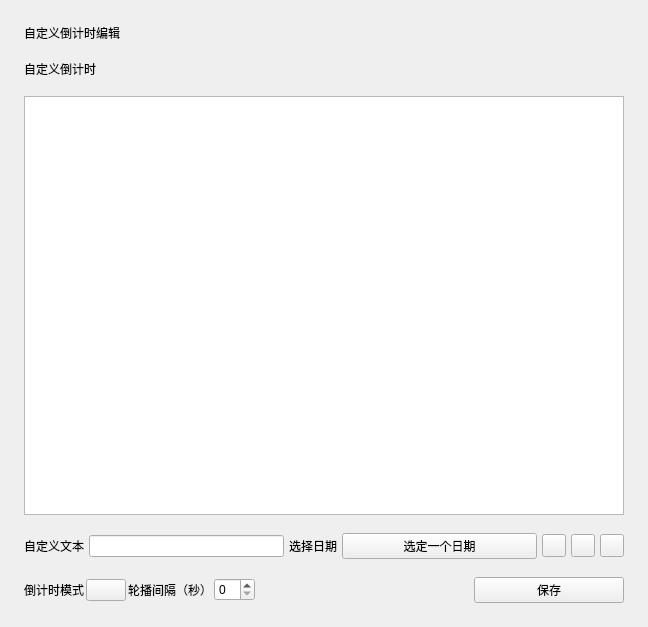
<?xml version="1.0" encoding="UTF-8"?>
<ui version="4.0">
 <class>Form</class>
 <widget class="QWidget" name="Form">
  <property name="geometry">
   <rect>
    <x>0</x>
    <y>0</y>
    <width>648</width>
    <height>627</height>
   </rect>
  </property>
  <property name="windowTitle">
   <string>Form</string>
  </property>
  <layout class="QVBoxLayout" name="verticalLayout_2">
   <property name="spacing">
    <number>18</number>
   </property>
   <property name="leftMargin">
    <number>24</number>
   </property>
   <property name="topMargin">
    <number>24</number>
   </property>
   <property name="rightMargin">
    <number>24</number>
   </property>
   <property name="bottomMargin">
    <number>24</number>
   </property>
   <item>
    <widget class="TitleLabel" name="TitleLabel">
     <property name="text">
      <string>自定义倒计时编辑</string>
     </property>
    <property name="wordWrap"><bool>true</bool></property></widget>
   </item>
   <item>
    <layout class="QHBoxLayout" name="horizontalLayout_5">
     <item>
      <widget class="SubtitleLabel" name="SubtitleLabel">
       <property name="text">
        <string>自定义倒计时</string>
       </property>
      <property name="wordWrap"><bool>true</bool></property></widget>
     </item>
    </layout>
   </item>
   <item>
    <layout class="QHBoxLayout" name="horizontalLayout_6">
     <property name="spacing">
      <number>12</number>
     </property>
     <item>
      <widget class="ListWidget" name="countdown_list">
       <property name="sizePolicy">
        <sizepolicy hsizetype="Preferred" vsizetype="Expanding">
         <horstretch>0</horstretch>
         <verstretch>0</verstretch>
        </sizepolicy>
       </property>
       <property name="defaultDropAction">
        <enum>Qt::IgnoreAction</enum>
       </property>
       <property name="alternatingRowColors">
        <bool>true</bool>
       </property>
      </widget>
     </item>
    </layout>
   </item>
   <item>
    <layout class="QHBoxLayout" name="horizontalLayout">
     <property name="spacing">
      <number>5</number>
     </property>
     <item>
      <widget class="BodyLabel" name="BodyLabel_2">
       <property name="sizePolicy">
        <sizepolicy hsizetype="Fixed" vsizetype="Preferred">
         <horstretch>0</horstretch>
         <verstretch>0</verstretch>
        </sizepolicy>
       </property>
       <property name="text">
        <string>自定义文本</string>
       </property>
       <property name="alignment">
        <set>Qt::AlignLeading|Qt::AlignLeft|Qt::AlignVCenter</set>
       </property>
      <property name="wordWrap"><bool>true</bool></property></widget>
     </item>
     <item>
      <widget class="LineEdit" name="text_cd">
       <property name="sizePolicy">
        <sizepolicy hsizetype="Minimum" vsizetype="Fixed">
         <horstretch>0</horstretch>
         <verstretch>0</verstretch>
        </sizepolicy>
       </property>
      </widget>
     </item>
     <item>
      <widget class="BodyLabel" name="BodyLabel_3">
       <property name="sizePolicy">
        <sizepolicy hsizetype="Fixed" vsizetype="Preferred">
         <horstretch>0</horstretch>
         <verstretch>0</verstretch>
        </sizepolicy>
       </property>
       <property name="text">
        <string>选择日期</string>
       </property>
      <property name="wordWrap"><bool>true</bool></property></widget>
     </item>
     <item>
      <widget class="CalendarPicker" name="set_countdown_date">
       <property name="sizePolicy">
        <sizepolicy hsizetype="Minimum" vsizetype="Fixed">
         <horstretch>0</horstretch>
         <verstretch>0</verstretch>
        </sizepolicy>
       </property>
       <property name="minimumSize">
        <size>
         <width>150</width>
         <height>0</height>
        </size>
       </property>
       <property name="text">
        <string>选定一个日期</string>
       </property>
      </widget>
     </item>
     <item>
      <widget class="ToolButton" name="add_button_cd" />
     </item>
     <item>
      <widget class="ToolButton" name="set_button_cd" />
     </item>
     <item>
      <widget class="ToolButton" name="clear_button_cd" />
     </item>
    </layout>
   </item>
   <item>
    <layout class="QHBoxLayout" name="horizontalLayout_4" stretch="0,0,0,0,0,0">
     <property name="spacing">
      <number>2</number>
     </property>
     <item>
      <widget class="BodyLabel" name="BodyLabel_4">
       <property name="sizePolicy">
        <sizepolicy hsizetype="Fixed" vsizetype="Preferred">
         <horstretch>0</horstretch>
         <verstretch>0</verstretch>
        </sizepolicy>
       </property>
       <property name="text">
        <string>倒计时模式</string>
       </property>
      <property name="wordWrap"><bool>true</bool></property></widget>
     </item>
     <item>
      <widget class="ComboBox" name="countdown_mode">
       <property name="sizePolicy">
        <sizepolicy hsizetype="Minimum" vsizetype="Fixed">
         <horstretch>0</horstretch>
         <verstretch>0</verstretch>
        </sizepolicy>
       </property>
      </widget>
     </item>
     <item>
      <widget class="BodyLabel" name="BodyLabel">
       <property name="sizePolicy">
        <sizepolicy hsizetype="Fixed" vsizetype="Preferred">
         <horstretch>0</horstretch>
         <verstretch>0</verstretch>
        </sizepolicy>
       </property>
       <property name="text">
        <string>轮播间隔（秒）</string>
       </property>
      <property name="wordWrap"><bool>true</bool></property></widget>
     </item>
     <item>
      <widget class="SpinBox" name="countdown_upd_cd">
       <property name="sizePolicy">
        <sizepolicy hsizetype="Minimum" vsizetype="Fixed">
         <horstretch>0</horstretch>
         <verstretch>0</verstretch>
        </sizepolicy>
       </property>
      </widget>
     </item>
     <item>
      <spacer name="horizontalSpacer">
       <property name="orientation">
        <enum>Qt::Horizontal</enum>
       </property>
       <property name="sizeType">
        <enum>QSizePolicy::Expanding</enum>
       </property>
       <property name="sizeHint" stdset="0">
        <size>
         <width>40</width>
         <height>20</height>
        </size>
       </property>
      </spacer>
     </item>
     <item>
      <widget class="PrimaryPushButton" name="save_countdown">
       <property name="sizePolicy">
        <sizepolicy hsizetype="Fixed" vsizetype="Minimum">
         <horstretch>0</horstretch>
         <verstretch>0</verstretch>
        </sizepolicy>
       </property>
       <property name="minimumSize">
        <size>
         <width>150</width>
         <height>0</height>
        </size>
       </property>
       <property name="text">
        <string>保存</string>
       </property>
      </widget>
     </item>
    </layout>
   </item>
  </layout>
 </widget>
 <customwidgets>
  <customwidget>
   <class>ComboBox</class>
   <extends>QPushButton</extends>
   <header>qfluentwidgets</header>
  </customwidget>
  <customwidget>
   <class>PushButton</class>
   <extends>QPushButton</extends>
   <header>qfluentwidgets</header>
  </customwidget>
  <customwidget>
   <class>PrimaryPushButton</class>
   <extends>PushButton</extends>
   <header>qfluentwidgets</header>
  </customwidget>
  <customwidget>
   <class>ToolButton</class>
   <extends>QToolButton</extends>
   <header>qfluentwidgets</header>
  </customwidget>
  <customwidget>
   <class>CalendarPicker</class>
   <extends>QPushButton</extends>
   <header>qfluentwidgets</header>
  </customwidget>
  <customwidget>
   <class>BodyLabel</class>
   <extends>QLabel</extends>
   <header>qfluentwidgets</header>
  </customwidget>
  <customwidget>
   <class>SubtitleLabel</class>
   <extends>QLabel</extends>
   <header>qfluentwidgets</header>
  </customwidget>
  <customwidget>
   <class>TitleLabel</class>
   <extends>QLabel</extends>
   <header>qfluentwidgets</header>
  </customwidget>
  <customwidget>
   <class>LineEdit</class>
   <extends>QLineEdit</extends>
   <header>qfluentwidgets</header>
  </customwidget>
  <customwidget>
   <class>SpinBox</class>
   <extends>QSpinBox</extends>
   <header>qfluentwidgets</header>
  </customwidget>
  <customwidget>
   <class>ListWidget</class>
   <extends>QListWidget</extends>
   <header>qfluentwidgets</header>
  </customwidget>
 </customwidgets>
 <resources />
 <connections />
</ui>
